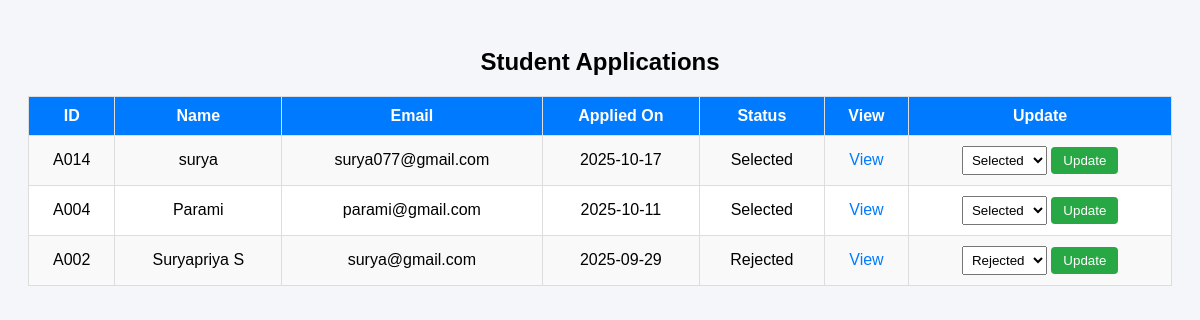
Page /edit.php on the committed database.
### tables this page shows
CREATE TABLE `applicatio` (
  `id` int(11) NOT NULL,
  `app_id` varchar(10) DEFAULT NULL,
  `name` varchar(100) NOT NULL,
  `dob` date NOT NULL,
  `address` text NOT NULL,
  `gender` enum('Male','Female','Other') NOT NULL,
  `father_name` varchar(100) DEFAULT NULL,
  `mother_name` varchar(100) DEFAULT NULL,
  `school_name` varchar(150) DEFAULT NULL,
  `year_passing` year(4) DEFAULT NULL,
  `mark_12th` decimal(5,2) DEFAULT NULL,
  `email` varchar(100) DEFAULT NULL,
  `course` varchar(100) DEFAULT NULL,
  `medium` varchar(50) DEFAULT NULL,
  `applied_on` date DEFAULT NULL,
  `status` varchar(20) DEFAULT 'Pending',
  `marksheet` varchar(255) DEFAULT NULL,
  `tc` varchar(255) DEFAULT NULL,
  `aadhar` varchar(255) DEFAULT NULL
);

### edit.php (the view, shortened to what this page needs)
<?php
$servername = "localhost";
$username   = "root";
$password   = "";
$dbname     = "college_portal";
$conn = new mysqli($servername, $username, $password, $dbname);
$result = $conn->query("SELECT * FROM applicatio ORDER BY id DESC");
?>
<!DOCTYPE html>
<html lang="en">
<head>
</head>
<body>
<h2>Student Applications</h2>
<table>
<tr>
  <th>ID</th>
  <th>Name</th>
  <th>Email</th>
  <th>Applied On</th>
  <th>Status</th>
  <th>View</th>
  <th>Update</th>
</tr>
<?php while($row = $result->fetch_assoc()): ?>
<tr>
  <td><?php echo $row['app_id']; ?></td>
  <td><?php echo $row['name']; ?></td>
  <td><?php echo $row['email']; ?></td>
  <td><?php echo $row['applied_on']; ?></td>
  <td><?php echo $row['status']; ?></td>
  <td><a class="view-btn" href="view_applications.php?id=<?php echo $row['id']; ?>">View</a></td>
  <td>
    <form method="post" style="margin:0;">
      <select name="status">
        <option value="Selected" <?php if($row['status']=="Selected") echo "selected"; ?>>Selected</option>
        <option value="Rejected" <?php if($row['status']=="Rejected") echo "selected"; ?>>Rejected</option>
      </select>
      <button type="submit" name="update_status">Update</button>
    </form>
  </td>
</tr>
<?php endwhile; ?>
</table>
</body>
</html>

### edit.php (style rules this page uses)
body { font-family: Arial; background:#f4f6f9; padding:20px; }
h2 { text-align:center; margin-bottom:20px; }
table { width:100%; border-collapse:collapse; background:#fff; }
th, td { padding:10px; border:1px solid #ddd; text-align:center; }
th { background:#007bff; color:#fff; }
tr:nth-child(even) { background:#f9f9f9; }
a.view-btn { color:#007bff; text-decoration:none; }
select { padding:5px; }
button { padding:6px 12px; background:#28a745; border:none; color:#fff; border-radius:4px; cursor:pointer; }

### rows in the picture
applicatio: app "A014", name "surya", email "surya077@gmail.com", applied_on "2025-10-17", status "Selected"
applicatio: app "A004", name "Parami", email "parami@gmail.com", applied_on "2025-10-11", status "Selected"
applicatio: app "A002", name "Suryapriya S", email "surya@gmail.com", applied_on "2025-09-29", status "Rejected"
